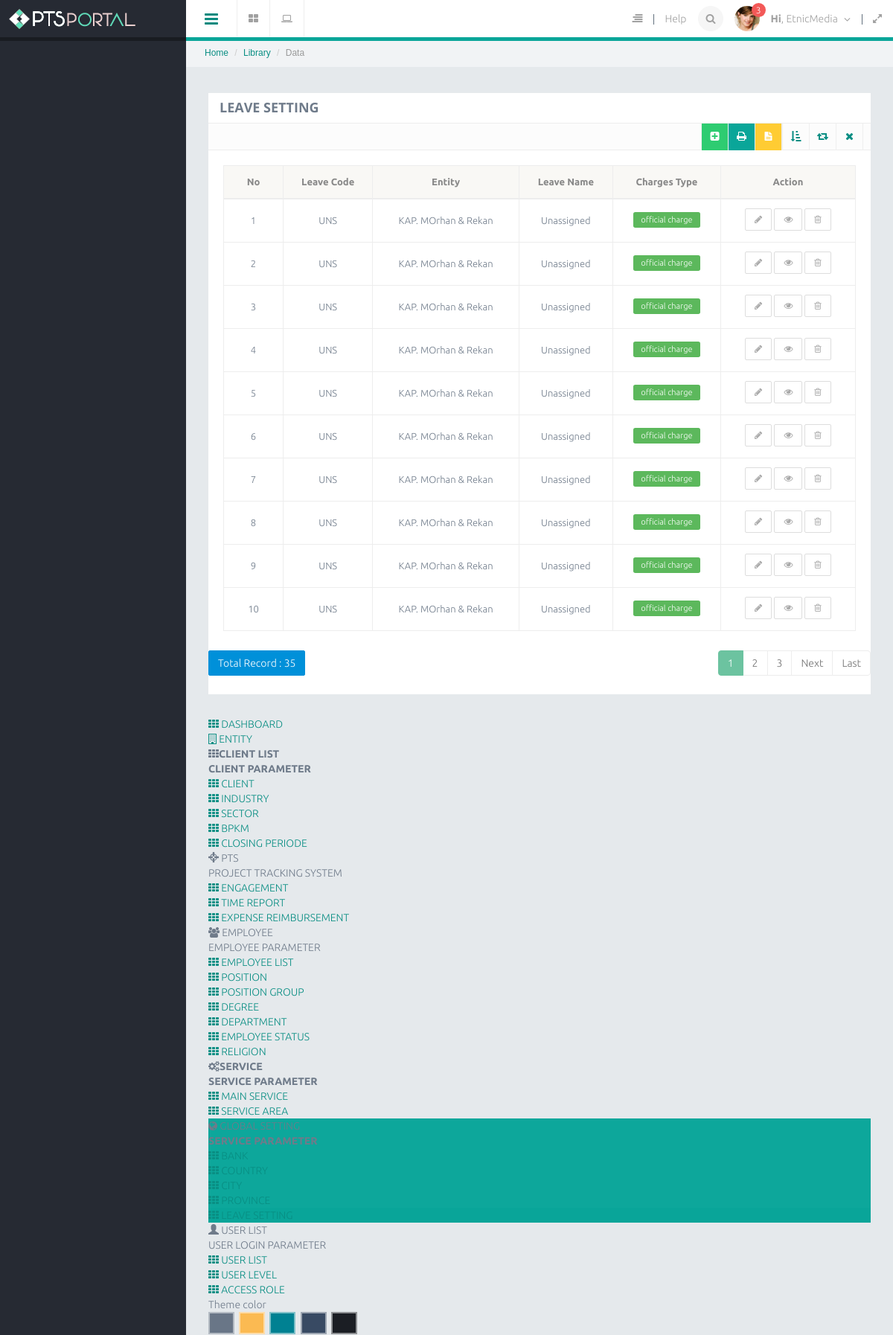
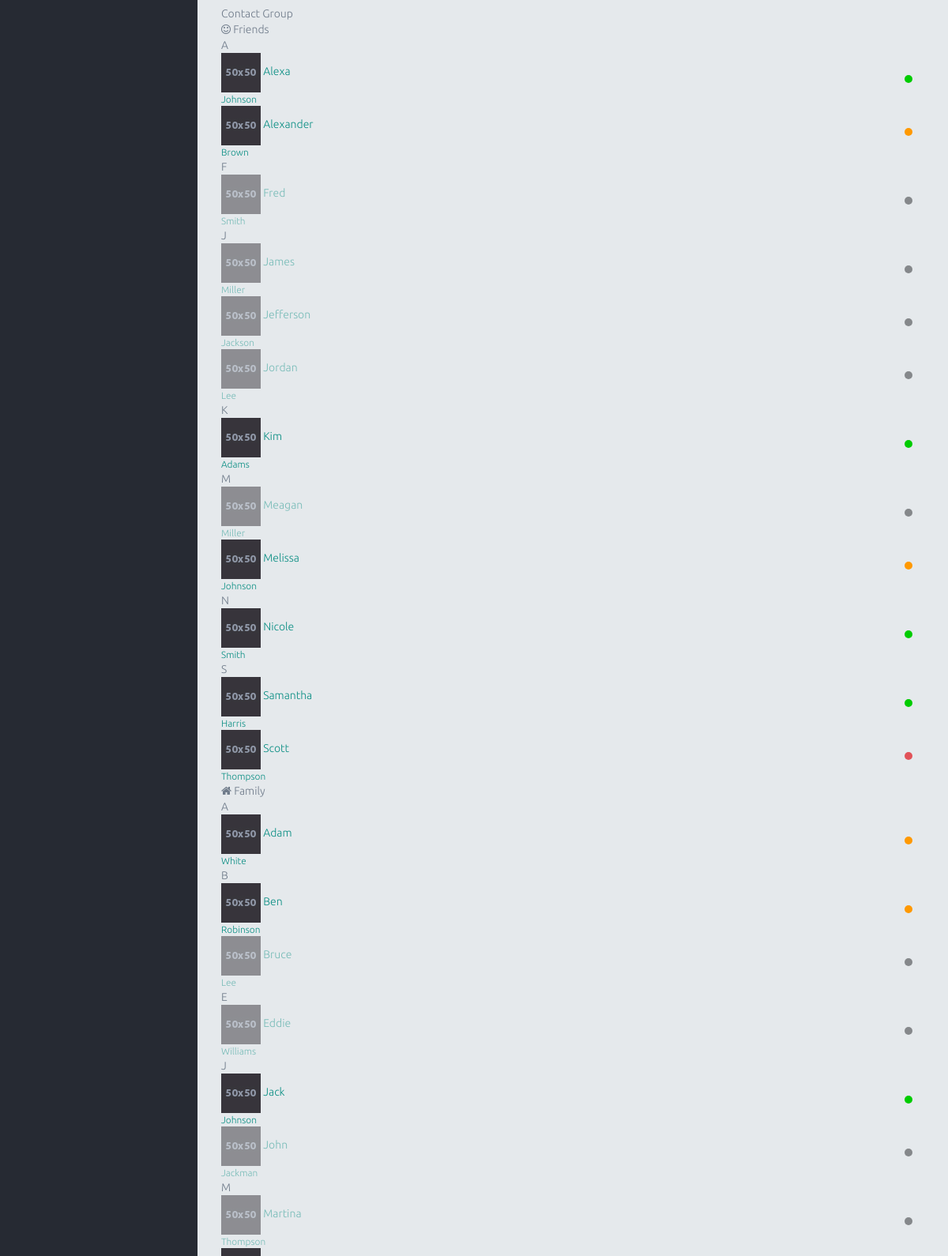
Screenshot of /index.php/leave (upper part) with the database file from the repository (2 pictures, top to bottom).
### tables this page shows
CREATE TABLE `leave` (
  `id` int(11) NOT NULL AUTO_INCREMENT,
  `entityId` int(11) NOT NULL DEFAULT '1',
  `leaveCode` varchar(5) NOT NULL,
  `leaveName` varchar(35) NOT NULL,
  `leaveChargesType` int(11) NOT NULL COMMENT '1.official charge, 2.personal charge',
  `leaveDeleted` tinyint(4) NOT NULL,
  PRIMARY KEY (`id`)
);

CREATE TABLE `entity` (
  `id` int(11) NOT NULL AUTO_INCREMENT,
  `company_name` varchar(100) DEFAULT NULL,
  `address` text,
  `phone` double DEFAULT NULL,
  `fax` double DEFAULT NULL,
  `logo` varchar(150) DEFAULT NULL,
  `zipcode` double DEFAULT NULL,
  `site` varchar(50) DEFAULT NULL,
  `npwp` varchar(80) DEFAULT NULL,
  `npwp_date` date DEFAULT NULL,
  `npwp_signing` varchar(100) DEFAULT NULL,
  `coa_code` varchar(30) DEFAULT NULL,
  `userCreate` int(11) NOT NULL DEFAULT '-1',
  `update_date` timestamp NOT NULL DEFAULT CURRENT_TIMESTAMP,
  PRIMARY KEY (`id`)
);

### application/libraries/Template.php (called while the page is built, shortened)
<?php
class Template{
    protected $_CI;
    function __construct(){
        $this->_CI=&get_instance();
    }
    function caplet($template,$data=null){
        $data['_content']=$this->_CI->load->view($template,$data,true);
        $data['_header']=$this->_CI->load->view('themes/caplet/header',$data,true);
        $data['_slideleft']=$this->_CI->load->view('themes/caplet/slideleft',$data,true);
        $data['_modal_message']=$this->_CI->load->view('themes/caplet/modal_message',$data,true);
        $data['_modal_notification']=$this->_CI->load->view('themes/caplet/modal_notification',$data,true);
        $data['_leftnav']=$this->_CI->load->view('themes/caplet/leftnav',$data,true);
        $data['_rightnav']=$this->_CI->load->view('themes/caplet/rightnav',$data,true);
        $data['_sidebar']=$this->_CI->load->view('themes/caplet/sidebar',$data,true);
        $this->_CI->load->view('themes/caplet.php',$data);
    }
}

### application/controllers/Leave.php (called while the page is built, shortened)
<?php
class Leave extends CI_Controller
{
    public function index()
    {
        $q = urldecode($this->input->get('q', TRUE));
        $start = intval($this->input->get('start'));
        if ($q <> '') {
            $config['base_url'] = base_url() . 'leave/index.html?q=' . urlencode($q);
            $config['first_url'] = base_url() . 'leave/index.html?q=' . urlencode($q);
        } else {
            $config['base_url'] = base_url() . 'leave/';
            $config['first_url'] = base_url() . 'leave/';
        }
        $config['per_page'] = 10;
        $config['page_query_string'] = TRUE;
        $config['total_rows'] = $this->Mleave->total_rows($q);
        $leave = $this->Mleave->get_limit_data($config['per_page'], $start, $q);
        $this->pagination->initialize($config);
        $data = array(
            'leave_data' => $leave,
            'q' => $q,
            'pagination' => $this->pagination->create_links(),
            'total_rows' => $config['total_rows'],
            'start' => $start,
        );
        $this->template->caplet('leave/leave_list', $data);
    }
}

### index.php (called while the page is built, shortened)
<?php
require_once BASEPATH.'core/CodeIgniter.php';

### application/config/config.php (called while the page is built, shortened)
<?php
$config['base_url'] = "http://".$_SERVER['HTTP_HOST'];
$config['base_url'] .= preg_replace('@/+$@','',dirname($_SERVER['SCRIPT_NAME'])).'/';
$config['index_page'] = '';
$config['uri_protocol']	= 'REQUEST_URI';
$config['url_suffix'] = 'html';
$config['language']	= 'english';
$config['charset'] = 'UTF-8';
$config['enable_hooks'] = FALSE;
$config['subclass_prefix'] = 'MY_';
$config['composer_autoload'] = FALSE;
$config['permitted_uri_chars'] = 'a-z 0-9~%.:_\-';
$config['allow_get_array'] = TRUE;
$config['enable_query_strings'] = FALSE;
$config['controller_trigger'] = 'c';
$config['function_trigger'] = 'm';
$config['directory_trigger'] = 'd';
$config['log_threshold'] = 0;
$config['log_path'] = '';
$config['log_file_extension'] = '';
$config['log_file_permissions'] = 0644;
$config['log_date_format'] = 'Y-m-d H:i:s';
$config['error_views_path'] = '';
$config['cache_path'] = '';
$config['cache_query_string'] = FALSE;
$config['encryption_key'] = 'randomstring';
$config['sess_driver'] = 'files';
$config['sess_cookie_name'] = 'ci_session';
$config['sess_expiration'] = 7200;
$config['sess_save_path'] = sys_get_temp_dir();
$config['sess_match_ip'] = FALSE;
$config['sess_time_to_update'] = 300;
$config['sess_regenerate_destroy'] = FALSE;
$config['cookie_prefix']	= '';
$config['cookie_domain']	= '';
$config['cookie_path']		= '/';
$config['cookie_secure']	= FALSE;
$config['cookie_httponly'] 	= FALSE;
$config['standardize_newlines'] = FALSE;
$config['global_xss_filtering'] = FALSE;
$config['csrf_protection'] = FALSE;
$config['csrf_token_name'] = 'csrf_test_name';
$config['csrf_cookie_name'] = 'csrf_cookie_name';
$config['csrf_expire'] = 7200;
$config['csrf_regenerate'] = TRUE;
$config['csrf_exclude_uris'] = array();
$config['compress_output'] = FALSE;
$config['time_reference'] = 'local';
$config['rewrite_short_tags'] = FALSE;
$config['proxy_ips'] = '';

### application/models/Mleave.php (called while the page is built, shortened)
<?php
class Mleave extends CI_Model
{
    public $table = 'leave';
    function total_rows($q = NULL) {
	$this->db->from($this->table);
        $this->db->where('leaveDeleted', 0);
        return $this->db->count_all_results();
    }
    function get_limit_data($limit, $start = 0, $q = NULL) {
         $this->db->select('a.*, b.company_name')
         ->from('leave a')
         ->join('entity b', 'a.entityId = b.id')
         ->where('a.leaveDeleted', 0)
         ->order_by('a.id', 'DESC');
	$this->db->limit($limit, $start);
        return $this->db->get($this->table)->result();
    }
}

### application/views/leave/leave_list.php (the view, shortened to what this page needs)
    <div class="row">
    <div class="col-lg-12">
        <section class="panel">
            <header class="panel-heading">
                <h4><strong>LEAVE SETTING</strong></h4>
            </header>
            <div class="panel-tools fully" align="right" data-toolscolor="#6CC3A0">
                <ul class="tooltip-area">
                    <li>
                        <a href="<?= site_url('leave/create'); ?>" class="btn btn-success" title="create new data"><i class="fa fa-plus-square"></i></a>
                    </li>
                    <li>
                        <a href="<?= site_url('leave/excel'); ?>" class="btn btn-theme-inverse" title="download excel"><i class="fa fa-print"></i></a>
                    </li>
                    <li>
                        <a href="<?= site_url('leave/word'); ?>" class="btn btn-warning" title="download word"><i class="fa fa-file-text"></i></a>
                    </li>
                    <li><a href="javascript:void(0)" class="btn btn-collapse" title="Collapse"><i class="fa fa-sort-amount-asc"></i></a></li>
                    <li><a href="javascript:void(0)" class="btn btn-reload"  title="Reload"><i class="fa fa-retweet"></i></a></li>
                    <li><a href="javascript:void(0)" class="btn btn-close" title="Close"><i class="fa fa-times"></i></a></li>
                </ul>
            </div>
        <div class="panel-body">
        <table class="table table-bordered" style="margin-bottom: 10px">
        <thead>
            <tr>
                <th>No</th>
		<th>Leave Code</th>
		<th>Entity</th>
		<th>Leave Name</th>
		<th>Charges Type</th>
		<th>Action</th>
		</tr>
		</thead>
		<tbody align="center">
            <?php
            foreach ($leave_data as $leave)
            {
                if($leave->leaveChargesType == 1){
                    $spans = '<span class="label label-success">official charge</span>';
                } else {
                    $spans = '<span class="label label-warning">personal charge</span>';
                }
                ?>
                <tr>
			<td width="80px"><?php echo ++$start ?></td>
			<td><?php echo $leave->leaveCode ?></td>
			<td><?php echo $leave->company_name ?></td>
			<td><?php echo $leave->leaveName ?></td>
			<td><?php echo $spans ?></td>
                         <td>
                                        <span class="tooltip-area">
                                            <a href="<?= site_url('leave/update/' . $leave->id) ?>" class="btn btn-default btn-sm" title="Edit"><i class="fa fa-pencil"></i>
                                            </a>
                                            <a href="<?= site_url('leave/read/' . $leave->id) ?>" class="btn btn-default btn-sm" title="detail"><i class="fa fa-eye"></i>
                                            </a>
                                            <a href="<?= site_url('leave/delete/' . $leave->id) ?>"  onclick="javasciprt: return confirm('Are You Sure ?')" class="btn btn-default btn-sm" title="Delete" onclick="javasciprt: return confirm('Are You Sure ?')"><i class="fa fa-trash-o"></i>
                                            </a>
                                        </span>
                                    </td>
		</tr>
                <?php
            }
            ?>
            </tbody>
        </table>
        </div>
        <div class="row">
            <div class="col-md-6">
                <a href="#" class="btn btn-primary">Total Record : <?php echo $total_rows ?></a>
	    </div>
            <div class="col-md-6 text-right">
                <?php echo $pagination ?>
            </div>
        </div>
    </body>
</html>

### rows the page displays
leave: leaveCode "UNS", entityId.company_name "KAP. MOrhan & Rekan", leaveName "Unassigned", leaveChargesType "official charge"

### other values shown
$total_rows "35"
$pagination "1 2 3 Next Last"
